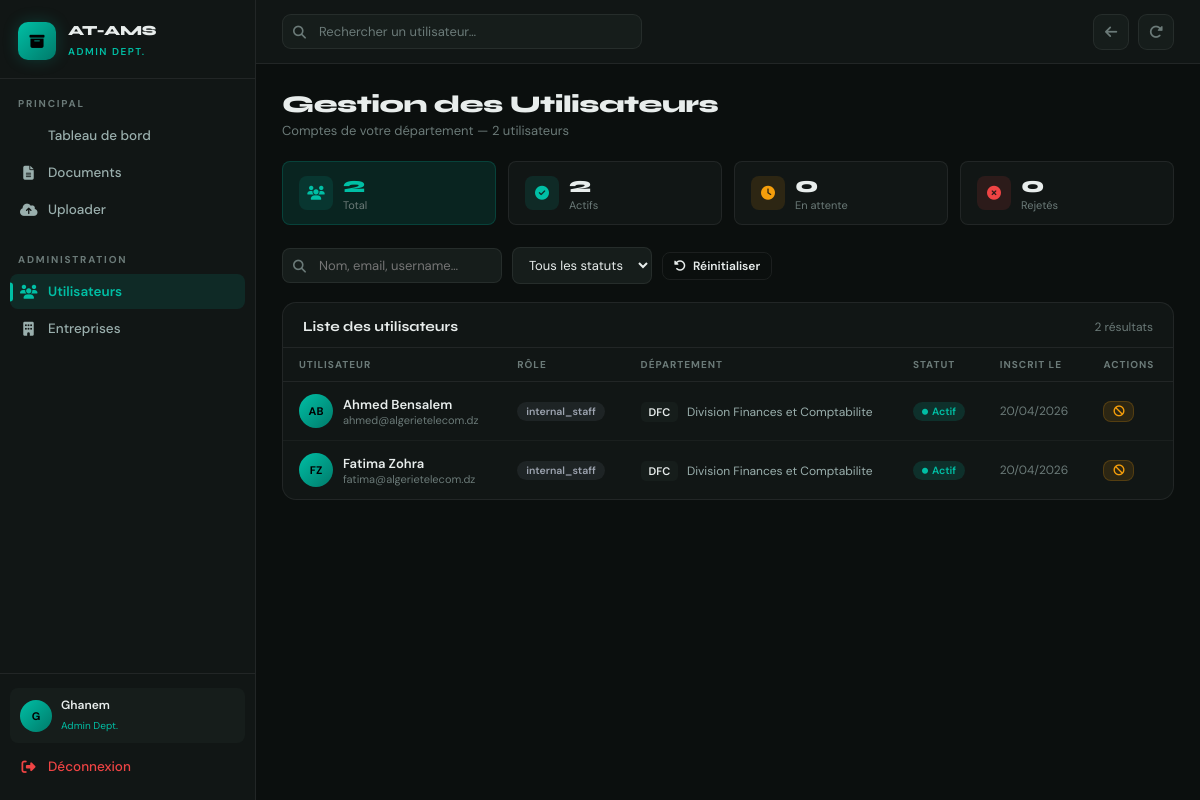
/pages/admin/users.php (signed in), run on the app's committed database.
### tables this page shows
CREATE TABLE users (
    id INT AUTO_INCREMENT PRIMARY KEY,
    first_name VARCHAR(100) NOT NULL,
    last_name VARCHAR(100) NOT NULL,
    username VARCHAR(80) NOT NULL UNIQUE,
    email VARCHAR(150) NOT NULL UNIQUE,
    phone VARCHAR(20) DEFAULT NULL,
    password_hash VARCHAR(255) NOT NULL,
    role ENUM('super_admin','dept_admin','internal_staff','enterprise') NOT NULL DEFAULT 'enterprise',
    status ENUM('active','pending','suspended','rejected') NOT NULL DEFAULT 'active',
    department_id INT DEFAULT NULL,
    bureau VARCHAR(100) DEFAULT NULL,
    last_login TIMESTAMP NULL,
    login_count INT DEFAULT 0,
    password_changed_at TIMESTAMP NULL,
    created_at TIMESTAMP DEFAULT CURRENT_TIMESTAMP,
    updated_at TIMESTAMP DEFAULT CURRENT_TIMESTAMP ON UPDATE CURRENT_TIMESTAMP,
    FOREIGN KEY (department_id) REFERENCES departments(id) ON DELETE SET NULL,
    INDEX idx_username (username),
    INDEX idx_email (email),
    INDEX idx_role (role),
    INDEX idx_status (status)
);

CREATE TABLE departments (
    id INT AUTO_INCREMENT PRIMARY KEY,
    name VARCHAR(100) NOT NULL,
    code VARCHAR(20) NOT NULL UNIQUE,
    description TEXT,
    parent_id INT DEFAULT NULL,
    is_active TINYINT(1) DEFAULT 1,
    created_at TIMESTAMP DEFAULT CURRENT_TIMESTAMP,
    FOREIGN KEY (parent_id) REFERENCES departments(id) ON DELETE SET NULL
);

### pages/admin/users.php (the view, shortened to what this page needs)
<?php
$role    = $_SESSION['user_role'] ?? '';
$dept_id = (int)($_SESSION['department_id'] ?? 0);
$me_id   = (int)$_SESSION['user_id'];
$conn  = null;
$cfg   = __DIR__ . '/../../config/config.php';
if (file_exists($cfg)) {
    try {
        if (function_exists('getDB')) { $conn = getDB(); $db_ok = true; }
    } catch (Throwable $e) {}
}
$is_super = ($role === 'super_admin');
function qrows(string $sql, $conn): array {
    try { $r = $conn->query($sql); if ($r) return $r->fetch_all(MYSQLI_ASSOC); }
    catch (Throwable $e) {}
    return [];
}
$filter_status = $_GET['status'] ?? 'all';
$search        = trim($_GET['q'] ?? '');
$where = ['u.id != ' . $me_id];
if (!$is_super)              $where[] = "u.department_id = $dept_id";
$where_sql = $where ? 'WHERE ' . implode(' AND ', $where) : '';
$users = qrows("
    SELECT u.*, d.name AS dept_name, d.code AS dept_code
    FROM users u
    LEFT JOIN departments d ON u.department_id = d.id
    $where_sql
    ORDER BY
        CASE u.status WHEN 'pending' THEN 0 WHEN 'active' THEN 1 ELSE 2 END,
        u.created_at DESC
", $conn);
$dept_filter = $is_super ? '' : "AND department_id=$dept_id";
function cnt($sql, $conn) {
    try { $r = $conn->query($sql); if ($r) { $row = $r->fetch_row(); return (int)($row[0]??0); } }
    catch (Throwable $e) {}
    return 0;
}
$cnt_all      = cnt("SELECT COUNT(*) FROM users WHERE id!=$me_id $dept_filter", $conn);
$cnt_active   = cnt("SELECT COUNT(*) FROM users WHERE id!=$me_id AND status='active' $dept_filter", $conn);
$cnt_pending  = cnt("SELECT COUNT(*) FROM users WHERE id!=$me_id AND status='pending' $dept_filter", $conn);
$cnt_rejected = cnt("SELECT COUNT(*) FROM users WHERE id!=$me_id AND status='rejected' $dept_filter", $conn);
$user_name = $_SESSION['user_name'] ?? 'Admin';
function status_badge(string $s): string {
    return match($s) {
        'active'   => '<span class="badge b-teal"><i class="fa-solid fa-circle" style="font-size:6px"></i> Actif</span>',
        'pending'  => '<span class="badge b-amber"><i class="fa-solid fa-clock" style="font-size:9px"></i> En attente</span>',
        'rejected' => '<span class="badge b-red"><i class="fa-solid fa-xmark" style="font-size:9px"></i> Rejeté</span>',
        default    => '<span class="badge b-gray">—</span>',
    };
}
function role_badge(string $r): string {
    return match($r) {
        'super_admin' => '<span class="badge b-purple">Super Admin</span>',
        'dept_admin'  => '<span class="badge b-blue">Admin Dept.</span>',
        'enterprise'  => '<span class="badge b-teal">Entreprise</span>',
        default       => '<span class="badge b-gray">' . htmlspecialchars($r) . '</span>',
    };
}
function avatar_letter(array $u): string {
    return strtoupper(substr($u['first_name'], 0, 1) . substr($u['last_name'], 0, 1));
}
?>
<!DOCTYPE html>
<html lang="fr">
<head>
<link rel="stylesheet" href="https://cdnjs.cloudflare.com/ajax/libs/font-awesome/6.5.0/css/all.min.css">
</head>
<body>
<div class="layout">
<aside class="sidebar" id="sidebar">
  <div class="s-logo">
    <div class="s-logo-icon"><i class="fa-solid fa-box-archive"></i></div>
    <div class="s-logo-txt">
      <strong>AT-AMS</strong>
      <span><?= $is_super ? 'Super Admin' : 'Admin Dept.' ?></span>
    </div>
  </div>
  <div class="s-sec">
    <div class="s-lbl">Principal</div>
    <a href="dashboard.php" class="nav-item">
      <i class="fa-solid fa-grid-2"></i> Tableau de bord
    </a>
    <a href="../documents/list.php" class="nav-item">
      <i class="fa-solid fa-file-lines"></i> Documents
    </a>
    <a href="../documents/upload.php" class="nav-item">
      <i class="fa-solid fa-cloud-arrow-up"></i> Uploader
    </a>
  </div>
  <div class="s-sec">
    <div class="s-lbl">Administration</div>
    <a href="users.php" class="nav-item active">
      <i class="fa-solid fa-users"></i> Utilisateurs
    </a>
    <a href="enterprises-pending.php" class="nav-item">
      <i class="fa-solid fa-building"></i> Entreprises
    </a>
  </div>
  <div class="s-foot">
    <div class="s-user">
      <div class="s-avatar"><?= strtoupper(substr($user_name,0,1)) ?></div>
      <div class="s-uinfo">
        <strong><?= htmlspecialchars($user_name) ?></strong>
        <span><?= $is_super ? 'Super Admin' : 'Admin Dept.' ?></span>
      </div>
    </div>
    <a href="../auth/login.php?logout=1" class="nav-item" style="margin-top:6px;color:var(--red)">
      <i class="fa-solid fa-right-from-bracket"></i> Déconnexion
    </a>
  </div>
</aside>
<main class="main">
  <header class="topbar">
    <div class="tb-search">
      <i class="fa-solid fa-magnifying-glass"></i>
      <input type="text" id="live-search" placeholder="Rechercher un utilisateur…"
             value="<?= htmlspecialchars($search) ?>">
    </div>
    <div class="tb-actions">
      <a href="dashboard.php" class="tb-btn" title="Dashboard">
        <i class="fa-solid fa-arrow-left"></i>
      </a>
      <a href="users.php" class="tb-btn" title="Rafraîchir">
        <i class="fa-solid fa-rotate-right"></i>
      </a>
    </div>
  </header>
  <div class="content">
    <div class="pg-head a1">
      <div>
        <h1 class="pg-title">Gestion des Utilisateurs</h1>
        <p class="pg-sub">
          <?= $is_super ? 'Tous les comptes du système' : 'Comptes de votre département' ?>
          — <?= $cnt_all ?> utilisateur<?= $cnt_all > 1 ? 's' : '' ?>
        </p>
      </div>
    </div>
    <div class="stats-row a2">
      <a href="users.php?status=all" class="stat-pill <?= $filter_status==='all'?'active-filter':'' ?>">
        <div class="sp-icon" style="background:var(--teal-d);color:var(--teal)"><i class="fa-solid fa-users"></i></div>
        <div><div class="sp-val"><?= $cnt_all ?></div><div class="sp-lbl">Total</div></div>
      </a>
      <a href="users.php?status=active" class="stat-pill <?= $filter_status==='active'?'active-filter':'' ?>">
        <div class="sp-icon" style="background:rgba(0,191,165,.12);color:var(--teal)"><i class="fa-solid fa-circle-check"></i></div>
        <div><div class="sp-val"><?= $cnt_active ?></div><div class="sp-lbl">Actifs</div></div>
      </a>
      <a href="users.php?status=pending" class="stat-pill <?= $filter_status==='pending'?'active-filter':'' ?>">
        <div class="sp-icon" style="background:rgba(245,158,11,.12);color:var(--amber)"><i class="fa-solid fa-clock"></i></div>
        <div><div class="sp-val"><?= $cnt_pending ?></div><div class="sp-lbl">En attente</div></div>
      </a>
      <a href="users.php?status=rejected" class="stat-pill <?= $filter_status==='rejected'?'active-filter':'' ?>">
        <div class="sp-icon" style="background:rgba(239,68,68,.12);color:var(--red)"><i class="fa-solid fa-xmark-circle"></i></div>
        <div><div class="sp-val"><?= $cnt_rejected ?></div><div class="sp-lbl">Rejetés</div></div>
      </a>
    </div>
    <div class="filter-bar a2">
      <div class="search-wrap">
        <i class="fa-solid fa-magnifying-glass"></i>
        <input type="text" class="search-input" id="table-search"
               placeholder="Nom, email, username…"
               value="<?= htmlspecialchars($search) ?>"
               onkeydown="if(event.key==='Enter'){applyFilter()}">
      </div>
      <select class="filter-select" id="status-filter" onchange="applyFilter()">
        <option value="all"      <?= $filter_status==='all'?'selected':'' ?>>Tous les statuts</option>
      </select>
      <a href="users.php" class="btn btn-outline btn-sm">
        <i class="fa-solid fa-rotate-left"></i> Réinitialiser
      </a>
    </div>
    <div class="card a3">
      <div class="card-hd">
        <div class="card-title">
          <?php if($filter_status === 'pending'): ?>
          <i class="fa-solid fa-clock" style="color:var(--amber);margin-right:6px"></i>
          Comptes en attente d'approbation
          <?php else: ?>
          Liste des utilisateurs
          <?php endif; ?>
        </div>
        <span style="font-size:12px;color:var(--muted)"><?= count($users) ?> résultat<?= count($users)>1?'s':'' ?></span>
      </div>
      <div style="overflow-x:auto">
        <?php if(empty($users)): ?>
        <div class="empty">
          <i class="fa-regular fa-user-slash"></i>
          Aucun utilisateur trouvé.
        </div>
        <?php else: ?>
        <table class="users-table" id="users-table">
          <thead>
            <tr>
              <th>Utilisateur</th>
              <th>Rôle</th>
              <th>Département</th>
              <th>Statut</th>
              <th>Inscrit le</th>
              <th>Actions</th>
            </tr>
          </thead>
          <tbody>
            <?php foreach($users as $u): ?>
            <tr class="<?= $u['status']==='pending' ? 'row-pending' : '' ?>" id="row-<?= $u['id'] ?>">
              <td>
                <div class="u-cell">
                  <div class="u-av <?= $u['status']==='pending'?'av-pending':($u['status']==='rejected'?'av-rejected':'') ?>">
                    <?= avatar_letter($u) ?>
                  </div>
                  <div>
                    <div class="u-name"><?= htmlspecialchars($u['first_name'].' '.$u['last_name']) ?></div>
                    <div class="u-email"><?= htmlspecialchars($u['email']) ?></div>
                  </div>
                </div>
              </td>
              <td><?= role_badge($u['role']) ?></td>
              <td>
                <?php if($u['dept_name'] && $u['dept_name'] !== '—'): ?>
                <span class="dept-tag"><?= htmlspecialchars($u['dept_code']) ?></span>
                <span style="font-size:12px;color:var(--dim);margin-left:5px"><?= htmlspecialchars($u['dept_name']) ?></span>
                <?php else: ?>
                <span style="color:var(--muted);font-size:12px">—</span>
                <?php endif; ?>
              </td>
              <td><?= status_badge($u['status']) ?></td>
              <td style="font-size:12px;color:var(--muted)">
                <?= date('d/m/Y', strtotime($u['created_at'])) ?>
              </td>
              <td>
                <div class="action-group">
                  <?php if($u['status'] === 'pending'): ?>
                    <button class="btn btn-success btn-xs"
                            onclick="confirmAction('approve', <?= $u['id'] ?>, '<?= htmlspecialchars($u['first_name'].' '.$u['last_name'], ENT_QUOTES) ?>')">
                      <i class="fa-solid fa-check"></i> Approuver
                    </button>
                    <button class="btn btn-danger btn-xs"
                            onclick="confirmAction('reject', <?= $u['id'] ?>, '<?= htmlspecialchars($u['first_name'].' '.$u['last_name'], ENT_QUOTES) ?>')">
                      <i class="fa-solid fa-xmark"></i>
                    </button>
                  <?php elseif($u['status'] === 'active'): ?>
                    <button class="btn btn-warn btn-xs"
                            onclick="confirmAction('deactivate', <?= $u['id'] ?>, '<?= htmlspecialchars($u['first_name'].' '.$u['last_name'], ENT_QUOTES) ?>')">
                      <i class="fa-solid fa-ban"></i>
                    </button>
                  <?php endif; ?>
                </div>
              </td>
            </tr>
            <?php endforeach; ?>
          </tbody>
        </table>
        <?php endif; ?>
      </div>
    </div>
  </div>
</main>
</div>
</body>
</html>

### data on the page
users: avatar_letter($u) "AB", first_name+last_name "Ahmed Bensalem", email "ahmed@algerietelecom.dz", role "internal_staff", department.code "DFC", department.name "Division Finances et Comptabilite", status "Actif", created_at "20/04/2026"
users: avatar_letter($u) "FZ", first_name+last_name "Fatima Zohra", email "fatima@algerietelecom.dz", role "internal_staff", department.code "DFC", department.name "Division Finances et Comptabilite", status "Actif", created_at "20/04/2026"

### other printed values
substr($user_name,0,1) "G"
$user_name "Ghanem"
$cnt_all "2"
$cnt_active "2"
$cnt_pending "0"
$cnt_rejected "0"
count($users) "2"
